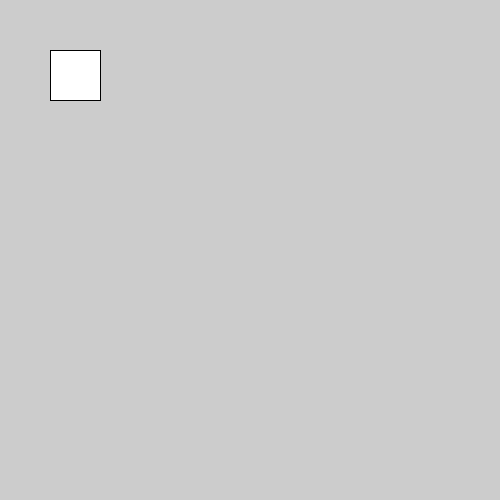
Frame 1 (no input)
Frame 60 (the mouse pressed at the canvas centre just before this capture): identical to frame 1, image omitted
Frame 120 (the mouse held since frame 60 and released just before this capture): identical to frame 1, image omitted

The Processing sketch that drew this single still picture (run headless with seeded random() and noise(); from frame 60 on, the mouse is pressed at the canvas centre):

// Processing sketch: sketch_170404a
// ── sketch_170404a.pde
void setup(){
  size(500,500);
}
void draw (){
  rect(50,50,50,50);
}
